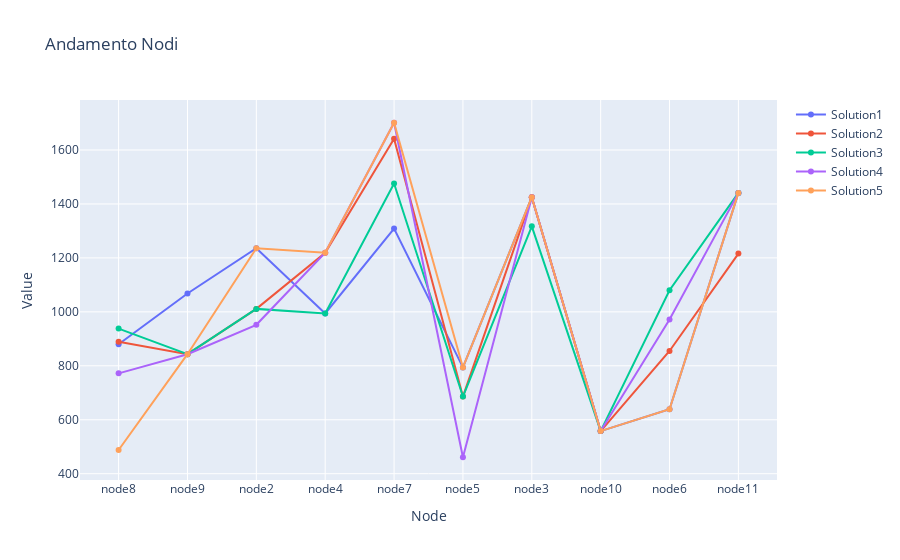

The code cell stored with this chart in its notebook:
### Code cell
fig = go.Figure()
for i in df_cut.columns:
    fig.add_trace(go.Scatter(x=df_cut.index, y=df_cut[i], mode='lines+markers', name=i))

fig.update_layout(title='Andamento Nodi', xaxis_title='Node', yaxis_title='Value')
fig.show()

### Figure 1 — Plotly figure (JSON) as saved in the notebook; plotly's stock layout.template omitted (floating-point values rounded to 4 significant figures)
{"data": [{"mode": "lines+markers", "name": "Solution1", "type": "scatter", "x": ["node8", "node9", "node2", "node4", "node7", "node5", "node3", "node10", "node6", "node11"], "y": [880, 1068, 1236, 994, 1309, 794, 1425, 558, 639, 1441]}, {"mode": "lines+markers", "name": "Solution2", "type": "scatter", "x": ["node8", "node9", "node2", "node4", "node7", "node5", "node3", "node10", "node6", "node11"], "y": [889, 843, 1011, 1219, 1642, 686, 1425, 558, 855, 1216]}, {"mode": "lines+markers", "name": "Solution3", "type": "scatter", "x": ["node8", "node9", "node2", "node4", "node7", "node5", "node3", "node10", "node6", "node11"], "y": [938, 843, 1011, 994, 1476, 686, 1317, 558, 1080, 1441]}, {"mode": "lines+markers", "name": "Solution4", "type": "scatter", "x": ["node8", "node9", "node2", "node4", "node7", "node5", "node3", "node10", "node6", "node11"], "y": [772, 843, 952, 1219, 1701, 461, 1425, 558, 972, 1441]}, {"mode": "lines+markers", "name": "Solution5", "type": "scatter", "x": ["node8", "node9", "node2", "node4", "node7", "node5", "node3", "node10", "node6", "node11"], "y": [488, 843, 1236, 1219, 1701, 794, 1425, 558, 639, 1441]}], "layout": {"title": {"text": "Andamento Nodi"}, "xaxis": {"title": {"text": "Node"}}, "yaxis": {"title": {"text": "Value"}}}}
